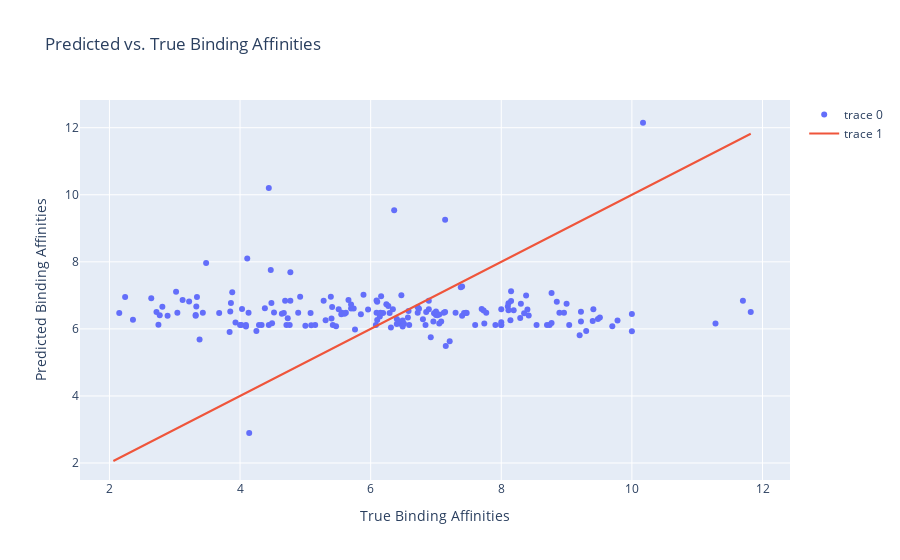

This figure's notebook cell:
### Code cell
# Plot test results

import plotly.express as px
import plotly.graph_objects as go

y_pred = []

# Predict from val_set
test_dataloader = DataLoader(val_set, batch_size=1, shuffle=True)
for i, data in enumerate(test_dataloader):
    inputs, labels = data
    inputs, labels = inputs.to(device), labels.to(device)
    outputs = model(inputs)
    y_pred.append(outputs.item())

y_pred = np.array(y_pred)
y_true = np.array([l.item() for l in val_set.dataset.binding_affinities])

fig = go.Figure()
fig.add_trace(go.Scatter(x=y_true, y=y_pred, mode='markers'))
fig.add_trace(go.Scatter(x=y_true, y=y_true, mode='lines'))
fig.update_layout(title='Predicted vs. True Binding Affinities', xaxis_title='True Binding Affinities', yaxis_title='Predicted Binding Affinities')
fig.show()

### Figure 1 — Plotly figure (JSON) as saved in the notebook; plotly's stock layout.template omitted (floating-point values rounded to 4 significant figures; data arrays with more than 128 entries replaced by an {"elided": "..."} marker saying what was removed)
{"data": [{"mode": "markers", "type": "scatter", "x": {"elided": "912 float values"}, "y": {"elided": "183 float values"}}, {"mode": "lines", "type": "scatter", "x": {"elided": "912 float values"}, "y": {"elided": "912 float values"}}], "layout": {"title": {"text": "Predicted vs. True Binding Affinities"}, "xaxis": {"title": {"text": "True Binding Affinities"}}, "yaxis": {"title": {"text": "Predicted Binding Affinities"}}}}
